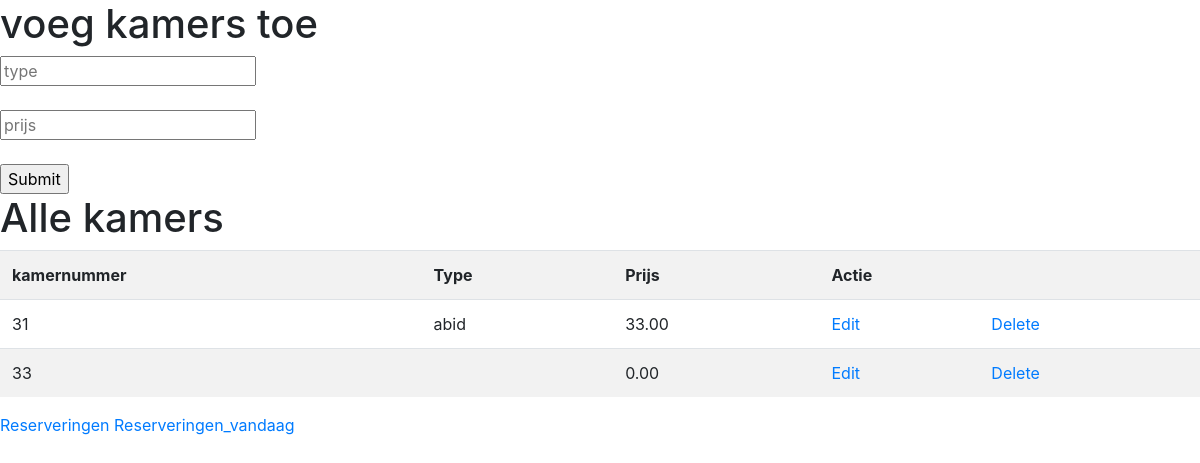
Page /medewerker.php on the committed database.
### tables this page shows
CREATE TABLE `kamers` (
  `kamernummer` int(11) NOT NULL,
  `type` varchar(255) NOT NULL,
  `prijs` decimal(6,2) NOT NULL
);

### db.php (called while the page is built, shortened)
<?php
class Database{
    private $dbh;
    public function __construct() {
        $this->database = 'huis_der_tuin';
        $this->username = 'root';
        $this->password = '';
        $this->host = 'localhost';
        try {
            $dsn = "mysql:host=$this->host;dbname=$this->database";
            $this->dbh = new PDO($dsn, $this->username, $this->password);
        }catch(\Exception $e) {
            die('failed to connect to database' .$e->getMessage());
        }
    }
    public function select($sql,$placeholder = []) {
        $stmt = $this->dbh->prepare($sql);
        $stmt->execute($placeholder);
        $result = $stmt->fetchAll(PDO::FETCH_ASSOC);
            if(!empty($result)) {
                return $result;
            } else {
                echo "Geen data beschikbarr";
            }
    }
}
?>

### medewerker.php (the view, shortened to what this page needs)
<?php
include 'db.php';
$db = new Database();
$sqlKamers = "Select * from kamers";
$result = $db->select($sqlKamers)
?>
<!DOCTYPE html>
<html lang="en">
<head>
    <link rel="stylesheet" href="https://cdn.jsdelivr.net/npm/bootstrap@4.4.1/dist/css/bootstrap.min.css">
</head>
<body>
    <h1>voeg kamers toe</h1>
<form method="POST">
        <input type="text" name="type" placeholder="type"><br><br>
        <input type="text" name="prijs" placeholder="prijs"><br><br>
        <input type="submit">
    </form>
   <h1>Alle kamers</h1>
   <table class="table table-striped">
    <tr>
        <th>kamernummer</th>
        <th>Type</th>
        <th>Prijs</th>
        <th colspan="2">Actie</th>
    </tr>
    <tr>
        <?php
        if(!is_null($result)) {
        foreach ($result as $rows) {?>
         <td><?php echo $rows['kamernummer'] ?></td>
         <td><?php echo $rows['type'] ?></td>
         <td><?php echo $rows['prijs'] ?></td>
         <td><a href="edit_kamer.php?kamernummer=
         <?php echo trim($rows['kamernummer']);?>
         &type=<?php echo trim($rows['type']);?>
         &prijs=<?php echo trim($rows['prijs']);?>
         ">Edit</a></td>
         <td><a href="delete_kamer.php?kamernummer=<?php echo $rows['kamernummer'];?>">Delete</a></td>
    </tr>
     <?php }} ?>
   </table>
   <a href="alle_res.php">Reserveringen</a>
   <a href="res_vandaag.php">Reserveringen_vandaag</a>
</body>
</html>

### rows in the picture
kamers: kamernummer "31", type "abid", prijs "33.00"
kamers: kamernummer "33", prijs "0.00"
